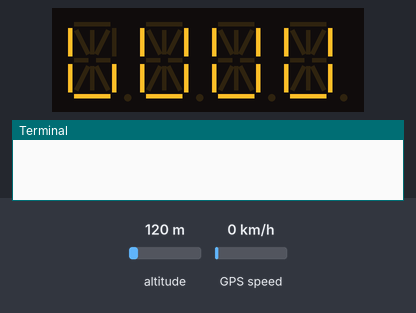
This program was run on a simulated Raspberry Pi (BCM pin numbers). Parts: 4-digit fourteen-segment display, the last lines printed to the terminal. The test bench sets the inputs (shaded band); at power-on: GPS speed 0 km/h, altitude 120 m. The GPS gets a fix after 3 s at 37.7749, -122.4194 with 8 satellites.

Above: at 1.41 s.
1.7 s: GPS speed set to 30 km/h
At 4.9 s:
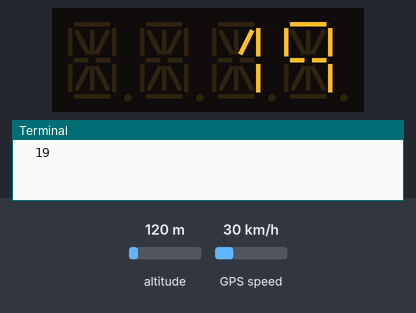
5.5 s: GPS speed set to 2 km/h
At 6.3 s:
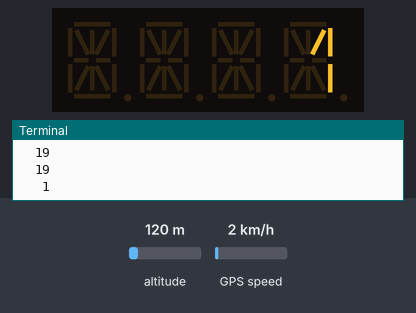
7.5 s: GPS speed set to 60 km/h
At 9.1 s:
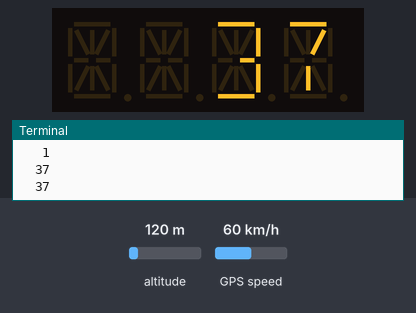
9.5 s: GPS speed set to 90 km/h
At 10.6 s:
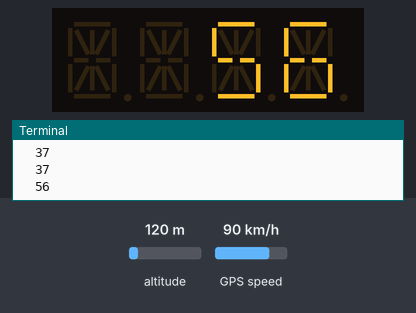
11.5 s: GPS speed set to 118 km/h
At 13.2 s:
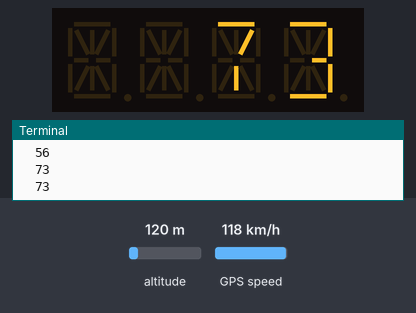
13.5 s: GPS speed set to 3 km/h
At 14.9 s:
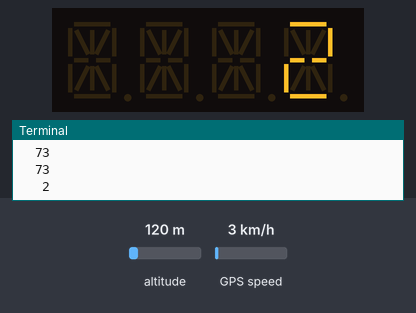
Timing chart, 0 to 16.5 s (numbered marks = the images above; inputs shaded):
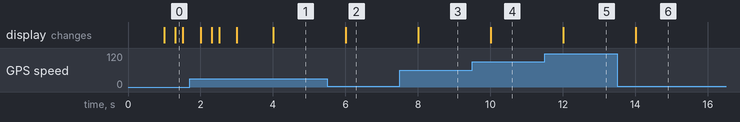

The program:

main.py
```python
import sys
import time
import threading
import serial

from Display_Output import HT16K33_quad_alpha
from GPS_Module import ultimate_gps_module

# i2c setup
I2C_CHANNEL = 1
HT16K33_ADDR = 0x70

# gps setup
SERIAL_CHANNEL = "/dev/ttyS0"
BAUDRATE = 9600

if __name__ == "__main__":
    # Initialize display
    output = HT16K33_quad_alpha(i2c_channel=I2C_CHANNEL, dev_address=HT16K33_ADDR)

    # Initialize GPS module
    gps_connected = False
    while gps_connected == False:
        gps = ultimate_gps_module(SERIAL_CHANNEL, BAUDRATE)
        if gps.check_is_ready():
            gps_connected = True
        else:
            output.loading_sequence()

    output.print_string(message="DIGI")

    while(1):
        try:
            speed = round(gps.get_current_speed(print_to_console=0))
            speed = str(speed)
            speed = ((4 - len(speed)) * " ") + speed
            output.print_string(message=speed)
            print(speed)
            time.sleep(0.01)

            # text = input("Update display?")
            # text = text.lower()
            # if text == "gps":
            #     gps.get_current_location()
            # elif text == "speed":
            #     gps.get_current_speed()
            # else:
            #     output.print_string(message=text)

        except KeyboardInterrupt:
            gps.deinit()
            output.deinit()
            sys.exit()
```

Display_Output.py
```python
import smbus
import time

HT16K33_ON      = 0x21  #  0 = off   1 = on
HT16K33_STANDBY = 0x20  #  bit xxxxxxx0

#  bit pattern 1000 0xxy
#  y    =  display on / off
#  xx   =  00=off     01=2Hz     10 = 1Hz     11 = 0.5Hz
HT16K33_DISPLAYON       = 0x81
HT16K33_DISPLAYOFF      = 0x80
HT16K33_BLINKON0_5HZ    = 0x87
HT16K33_BLINKON1HZ      = 0x85
HT16K33_BLINKON2HZ      = 0x83
HT16K33_STEADYON        = 0x81

#  bit pattern 1110 xxxx
#  xxxx    =  0000 .. 1111 (0 - F)
HT16K33_BRIGHTNESS      = 0xE0

display_characters = {
    # Numbers
    "0" : "0x0C3F",
    "1" : "0x0406",
    "2" : "0x00DB",
    "3" : "0x008F",
    "4" : "0x00E6",
    "5" : "0x00ED",
    "6" : "0x00FD",
    "7" : "0x1401",
    "8" : "0x00FF",
    "9" : "0x00E7",

    # Letters
    "A" : "0x00F7",
    "B" : "0x128F",
    "C" : "0x0039",
    "D" : "0x120F",
    "E" : "0x00F9",
    "F" : "0x00F1",
    "G" : "0x00BD",
    "H" : "0x00F6",
    "I" : "0x1209",
    "J" : "0x001E",
    "K" : "0x2470",
    "L" : "0x0038",
    "M" : "0x0536",
    "N" : "0x2136",
    "O" : "0x003F",
    "P" : "0x00F3",
    "Q" : "0x203F",
    "R" : "0x20F3",
    "S" : "0x018D",
    "T" : "0x1201",
    "U" : "0x003E",
    "V" : "0x0C30",
    "W" : "0x2836",
    "X" : "0x2D00",
    "Y" : "0x1500",
    "Z" : "0x0C09",

    # Special characters
    " "  : "0x0000",
    "_"  : "0x0008",
    "*"  : "0x3f00",
    "?"  : "0x1083",
    "-"  : "0x00C0",
    "+"  : "0x12C0",
    "="  : "0x00C8",
    "$"  : "0x12ED",
    "<"  : "0x2400",
    ">"  : "0x0900",
    "/"  : "0x0C00",
    "\\" : "0x2100",
    "["  : "0x0039",
    "]"  : "0x000F",
}

class HT16K33_quad_alpha:
    def __init__(self, i2c_channel, dev_address):
        self.__addr = dev_address
        self.__bus = smbus.SMBus(i2c_channel)

        self.__bus.write_byte(self.__addr, HT16K33_ON)
        self.__bus.write_byte(self.__addr, HT16K33_DISPLAYON)
        self.__bus.write_byte(self.__addr, HT16K33_BRIGHTNESS)
        self.__bus.write_byte(self.__addr, HT16K33_STEADYON)

        self.clear_display()

    # If the message is longer than 4 characters, the display will scroll at 0.5Hz
    def print_string(self, message):
        self.clear_display()

        # Dictionary only contains upper case letters
        upper_message = message.upper()

        # Display the string
        if len(upper_message) > 4:
            # Message is longer than the display, must be scrolled
            # Start with all characters blanked
            scrolling_buffer = [0, 0, 0, 0, 0, 0, 0, 0]
            for char in upper_message:
                # Append the next character to the list
                scrolling_buffer.append( int(display_characters.get(char, "0x2D00"), 16) & 0x00FF)
                scrolling_buffer.append((int(display_characters.get(char, "0x2D00"), 16) & 0xFF00) >> 8)
                # Delete the oldest character from the list
                scrolling_buffer.pop(0)
                scrolling_buffer.pop(0)

                # Show the scrolling buffer, updating at 0.5 Hz
                self.__bus.write_i2c_block_data(self.__addr, 0, scrolling_buffer)
                time.sleep(0.5)

            # All of the message has been displayed, but we need to carry on with some blank characters
            # to move the message off the display
            for blank in range(3):
                # Append a blank character
                scrolling_buffer.append(0x00)
                scrolling_buffer.append(0x00)
                # Delete the oldest character from the list
                scrolling_buffer.pop(0)
                scrolling_buffer.pop(0)

                self.__bus.write_i2c_block_data(self.__addr, 0, scrolling_buffer)
                time.sleep(0.5)
            self.clear_display()
        else:
            # Lookup each character from the dictionary and append the hex to the output list
            output = []
            for char in upper_message:
                output.append( int(display_characters.get(char, "0x2D00"), 16) & 0x00FF)
                output.append((int(display_characters.get(char, "0x2D00"), 16) & 0xFF00) >> 8)

            self.__bus.write_i2c_block_data(self.__addr, 0, output)

    def loading_sequence(self):
        self.clear_display()
        buffer = [0, 0, 0, 0, 0, 0, 0, 0]
        for index in range(0, 6):
            for digit in range(0, 8, 2):
                buffer[digit] = buffer[digit] << 1 | 0x01
                self.__bus.write_i2c_block_data(self.__addr, 0, buffer)
                time.sleep(0.01)
        for index in range(0, 6):
            for digit in range(0, 8, 2):
                buffer[digit] = buffer[digit] << 1 & 0x3E
                self.__bus.write_i2c_block_data(self.__addr, 0, buffer)
                time.sleep(0.01)

    def clear_display(self):
        all_clear = [0, 0, 0, 0, 0, 0, 0, 0]
        self.__bus.write_i2c_block_data(self.__addr, 0, all_clear)

    def deinit(self):
        self.clear_display()
        self.__bus.close()
```

GPS_Module.py
```python
import serial

POSITION_FIX_NOT_AVAILABLE  = 0
POSITION_GPS_FIX            = 1
POSITION_DIFF_GPS_FIX       = 2

NMEA_GGA = "$GPGGA"
NMEA_GSA = "$GPGSA"
NMEA_GSV = "$GPGSV"
NMEA_RMC = "$GPRMC"
NMEA_VTG = "$GPVTG"

class ultimate_gps_module:
    def __init__(self, serial_port, baud_rate):
        # Connect to GPS module via serial port
        self.__ser = serial.Serial(serial_port, baud_rate)
        if self.__ser.is_open:
            # Check if it has a satellite fix
            # if self.check_satellite_fix() == False:
            self.check_satellite_fix()
            if self.__gps_fix == False:
                # Make sure to close the connection - if we connect to the GPS module before it has found a fix,
                # we can't seem to get coordinates out even after it does get a fix!
                self.__ser.close()

    def check_is_ready(self):
        if self.__ser.is_open and self.__gps_fix:
            return True
        return False

    def check_satellite_fix(self):
        nmea_sentence = self.read_nmea_sentence(NMEA_GGA)
        if (int)(nmea_sentence[6]) == POSITION_FIX_NOT_AVAILABLE:
            self.__gps_fix = False
        else:
            self.__gps_fix = True

    def read_nmea_sentence(self, option):
        if self.__ser.is_open:
            sentence_found = None
            while sentence_found == None:
                # Read from GPS module and strip unecessary characters from beginning and end of string
                nmea_sentence = (str)(self.__ser.readline())
                nmea_sentence = nmea_sentence.replace('\\r\\n\'', '')
                nmea_sentence = nmea_sentence[2:]
                if option in nmea_sentence:
                    nmea_sentence = nmea_sentence.split(",")
                    sentence_found = True
                    return nmea_sentence

    def get_current_location(self):
        if self.__gps_fix:
            gga_sentence = self.read_nmea_sentence(NMEA_GGA)
            latitude_nmea = (float)(gga_sentence[2])
            latitude_degrees = (int)(latitude_nmea / 100)
            latitude_minutes = latitude_nmea - (latitude_degrees * 100)
            latitude_dec = latitude_degrees + (latitude_minutes / 60)
            if gga_sentence[3] == 'S':
                latitude_dec = -latitude_dec
            latitude_dec = round(latitude_dec, 5)

            longitude_nmea = (float)(gga_sentence[4])
            longitude_degrees = (int)(longitude_nmea / 100)
            longitude_minutes = longitude_nmea - (longitude_degrees * 100)
            longitude_dec = longitude_degrees + (longitude_minutes / 60)
            if gga_sentence[5] == 'W':
                longitude_dec = -longitude_dec
            longitude_dec = round(longitude_dec, 5)

            print(f"{latitude_dec}, {longitude_dec}")

    def get_current_speed(self, print_to_console):
        if self.__gps_fix:
            rmc_sentence = self.read_nmea_sentence(NMEA_RMC)
            # Extract information required to find speed
            speed_knots = (float)(rmc_sentence[7])
            speed_mph = speed_knots * 1.151
            speed_kph = speed_mph * 1.609
            if print_to_console:
                print(f"{speed_knots} knots\n{speed_mph} mph\n{speed_kph} kph")
            return speed_mph

    def deinit(self):
        # Disconnect from serial port
        if self.__ser.is_open:
            self.__ser.close()
```

Measured:
- after the input at 1.7 s, the display: first differs from a run without the input after 2.3 s (image 1)
- after the input at 5.5 s, the display: changes after 0.50 s (image 2)
- after the input at 7.5 s, the display: changes after 0.50 s (image 3)
- after the input at 9.5 s, the display: changes after 0.50 s (image 4)
- after the input at 11.5 s, the display: changes after 0.50 s (image 5)
- after the input at 13.5 s, the display: changes after 0.50 s (image 6)
